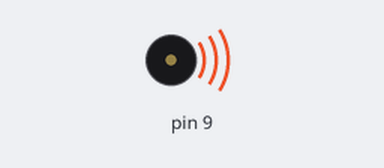
Simulated run of this sketch. Board: Arduino Uno, built with avr-gcc and run on an emulated ATmega328P. Parts: buzzer (waves = sounding).

Above: at 0.2 s.
At 8.7 s:
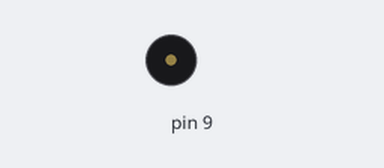
Timing chart, 0 to 9.1 s (numbered marks = the images above):
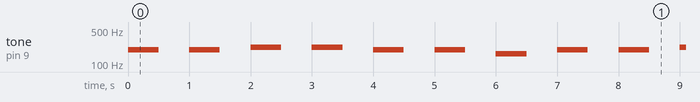

The sketch:

1012_LAB1.ino
```cpp
void setup() {
pinMode(9,OUTPUT);
}

void loop() {
tone (9, 195);
delay(500);
noTone(9);
delay(500);
tone (9, 195);
delay(500);
noTone(9);
delay(500);
tone (9, 220);
delay(500);
noTone(9);
delay(500);
tone (9, 220);
delay(500);
noTone(9);
delay(500);
tone (9, 195);
delay(500);
noTone(9);
delay(500);
tone (9, 195);
delay(500);
noTone(9);
delay(500);
tone (9, 164);
delay(500);
noTone(9);
delay(500);
}
```

Measured:
- by itself, tone on pin 9: repeats every 7.0 s: silent 0.50 s, 195 Hz 0.50 s, 2 × (silent 0.50 s, 220 Hz 0.50 s), 2 × (silent 0.50 s, 195 Hz 0.50 s), silent 0.50 s, 164 Hz 0.50 s, silent 0.50 s, 195 Hz 0.50 s
